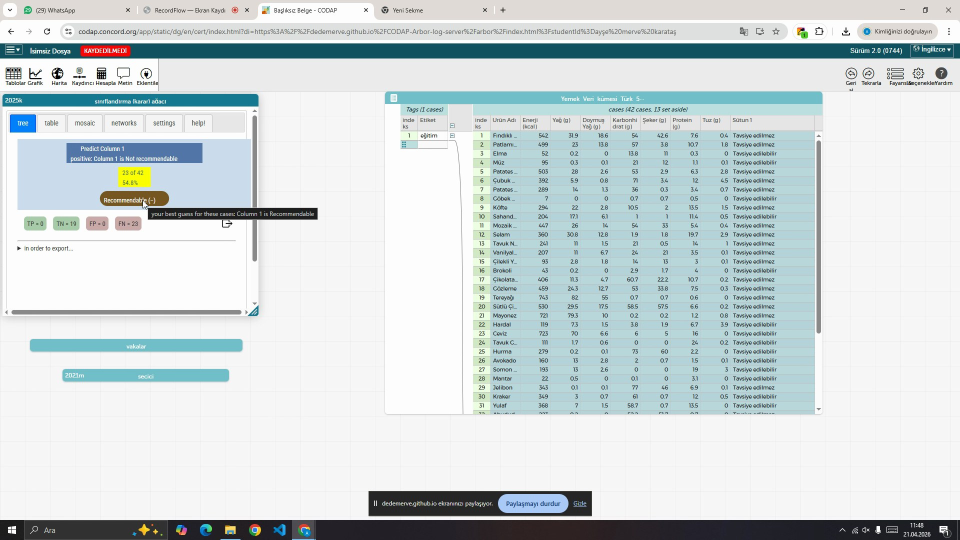
#> input picture calibration/codap_task_templates/amy_codap_frame_0100.jpg, 1920 x 1080 px (shown at 1/2 size)
$ python -i htr_processor.py   (imports and definitions only)
#> lines starting #> are read from the running program, lines starting #| are printed output that depends on the picture; after the words box and inside, x2 and y2 are one past the last pixel; in counts of white or black regions, pixels touching at a corner belong together
"""
htr_processor.py — Phase 2: Handwritten Text Recognition with HTR confidence.

Transcribes cropped answer zones. Numeric/table cells use digit-focused OCR;
handwriting zones use optional TrOCR or contour heuristics.

HTR confidence < HTR_REVIEW_THRESHOLD (0.85) → review_required=True, text=(okunamiyor).
"""

from __future__ import annotations

import logging
import re
from dataclasses import dataclass
from pathlib import Path
from typing import Literal

import cv2
import numpy as np

logger = logging.getLogger(__name__)

HTR_REVIEW_THRESHOLD = 0.85
ILLEGIBLE = "(okunamiyor)"
BLANK = "(bos)"

ZoneKind = Literal["digits", "handwriting", "formula"]


@dataclass
class HtrResult:
    text: str
    confidence: float
    review_required: bool
    method: str

    # [15 lines left out: functions to_dict, _auto_rotate_upright, not called in this run]


def _preprocess_digit_crop(bgr: np.ndarray) -> np.ndarray:
    gray = cv2.cvtColor(bgr, cv2.COLOR_BGR2GRAY) if bgr.ndim == 3 else bgr
    gray = cv2.GaussianBlur(gray, (3, 3), 0)
    _, binary = cv2.threshold(gray, 0, 255, cv2.THRESH_BINARY_INV + cv2.THRESH_OTSU)
    return binary


def _ink_ratio(binary: np.ndarray) -> float:
    return float(np.count_nonzero(binary)) / max(binary.size, 1)


def _digit_templates(size: int = 32) -> dict[str, np.ndarray]:
#> called with size = 32
    templates: dict[str, np.ndarray] = {}
    for d in "0123456789":
        canvas = np.zeros((size, size), dtype=np.uint8)
        cv2.putText(canvas, d, (4, size - 6), cv2.FONT_HERSHEY_SIMPLEX, 0.9, 255, 2, cv2.LINE_AA)
        templates[d] = canvas
#> further down, picture is the input picture: shape (1080, 1920, 3); mean B, G, R 217.4, 216, 206.4
    return templates


_DIGIT_TEMPLATES = _digit_templates()


def _normalize_digit_roi(binary: np.ndarray) -> np.ndarray:
    coords = cv2.findNonZero(binary)
    if coords is None:
        return np.zeros((32, 32), dtype=np.uint8)
    x, y, w, h = cv2.boundingRect(coords)
    roi = binary[y : y + h, x : x + w]
    side = max(w, h, 1)
    pad = np.zeros((side, side), dtype=np.uint8)
    y0 = (side - h) // 2
    x0 = (side - w) // 2
    pad[y0 : y0 + h, x0 : x0 + w] = roi
    return cv2.resize(pad, (32, 32), interpolation=cv2.INTER_AREA)


def _template_match_digit(binary: np.ndarray) -> tuple[str, float]:
    norm = _normalize_digit_roi(binary)
    if float(np.count_nonzero(norm)) / max(norm.size, 1) < 0.02:
        return BLANK, 1.0
    best_d, best_s = ILLEGIBLE, 0.0
    for d, tmpl in _DIGIT_TEMPLATES.items():
        score = float(cv2.matchTemplate(norm, tmpl, cv2.TM_CCOEFF_NORMED).max())
        if score > best_s:
            best_s, best_d = score, d
    if best_s < 0.32:
        return ILLEGIBLE, best_s
    return best_d, min(0.95, best_s + 0.18)


def _template_match_digits_sequence(binary: np.ndarray) -> tuple[str, float]:
    """Match one or more digits in a cell (e.g. 408)."""
    coords = cv2.findNonZero(binary)
    if coords is None:
        return BLANK, 1.0
    x, y, w, h = cv2.boundingRect(coords)
    roi = binary[y : y + h, x : x + w]
    # Single blob — one template pass
    if w < h * 1.8:
        return _template_match_digit(roi)

    # Multiple digits: vertical projection split
    col_sum = roi.sum(axis=0)
    gaps = [i for i in range(1, len(col_sum) - 1) if col_sum[i] < max(2, 0.05 * col_sum.max())]
    if not gaps:
        return _template_match_digit(roi)

    splits = [0] + gaps + [w]
    digits = []
    scores = []
    for a, b in zip(splits, splits[1:]):
        if b - a < 4:
            continue
        piece = roi[:, a:b]
        d, s = _template_match_digit(piece)
        if d in "0123456789":
            digits.append(d)
            scores.append(s)
    if not digits:
        return _template_match_digit(roi)
    text = "".join(digits)
    conf = sum(scores) / len(scores)
    return text, min(0.95, conf + 0.1)


def _best_rotation_numeric(bgr: np.ndarray) -> tuple[np.ndarray, str, float]:
    rotations = [
        ("none", bgr),
        ("90cw", cv2.rotate(bgr, cv2.ROTATE_90_CLOCKWISE)),
        ("180", cv2.rotate(bgr, cv2.ROTATE_180)),
        ("90ccw", cv2.rotate(bgr, cv2.ROTATE_90_COUNTERCLOCKWISE)),
    ]
    best_text, best_conf, best_img = ILLEGIBLE, 0.0, bgr
#> best_text = '(okunamiyor)'; best_conf = 0
    for _, img in rotations:
        binary = _preprocess_digit_crop(img)
        text, conf = _template_match_digits_sequence(binary)
        if conf > best_conf and text not in {ILLEGIBLE, BLANK}:
            best_text, best_conf, best_img = text, conf, img
        elif text == BLANK and best_conf == 0.0:
            best_text, best_conf, best_img = text, conf, img
#> this loop made 4 passes
#> conf on passes 1 to 4: 0.156, 0.182, 0.247, 0.146
#> pass 1, in _preprocess_digit_crop, `gray = cv2.cvtColor(bgr, cv2.COLOR_BGR2GRAY) if bgr.ndim == 3 else bgr`:
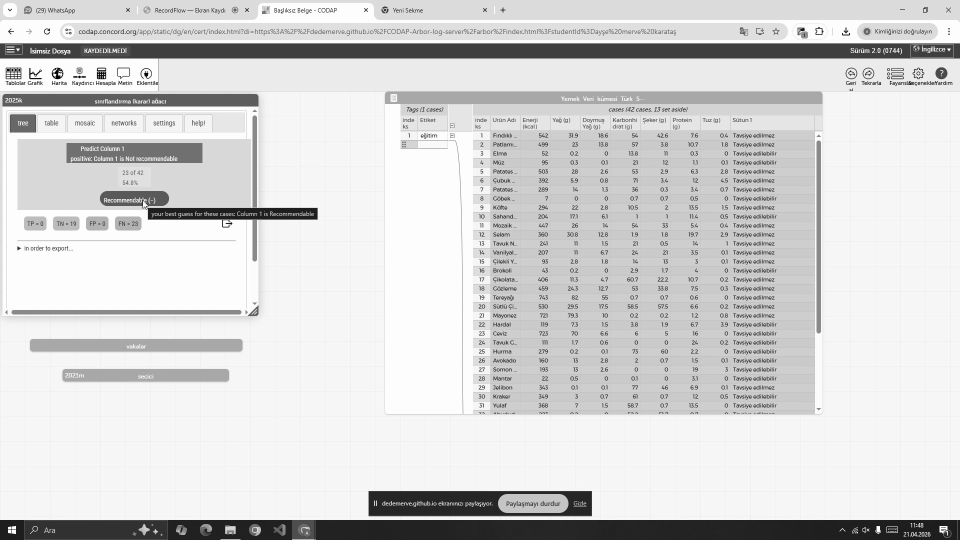
#> gray: shape (1080, 1920) (shown at 1/2 size); min 0, max 255, mean 213.3
#> pass 1, in _preprocess_digit_crop, `_, binary = cv2.threshold(gray, 0, 255, cv2.THRESH_BINARY_INV + cv2.TH..`:
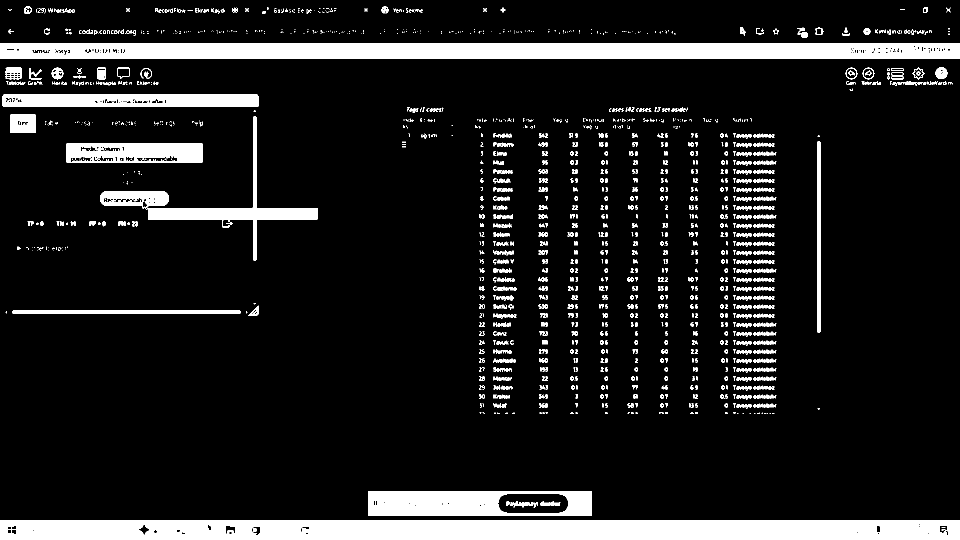
#> binary: shape (1080, 1920) (shown at 1/2 size); 11.3% white; 1388 white regions (701 under 20 px), largest, box (x1, y1, x2, y2) and area: (0, 1040, 1920, 1080) 75255, (0, 87, 1920, 117) 56102, (737, 982, 1184, 1032) 17201
#> pass 1, in _template_match_digits_sequence, `roi = binary[y : y + h, x : x + w]`:
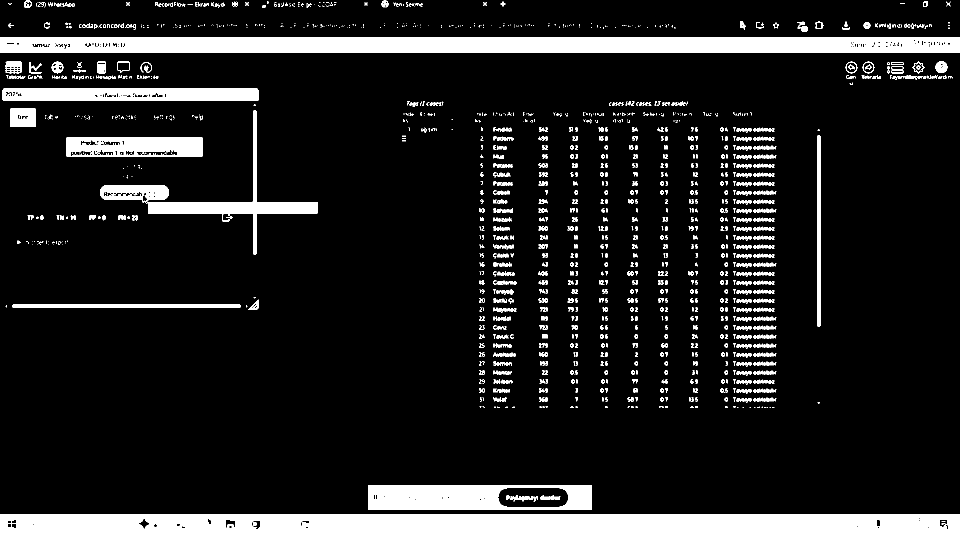
#> roi: shape (1068, 1920) (shown at 1/2 size); 11.4% white; 1388 white regions (701 under 20 px), largest, box (x1, y1, x2, y2) and area: (0, 1028, 1920, 1068) 75255, (0, 75, 1920, 105) 56102, (737, 970, 1184, 1020) 17201
#> after the loop:
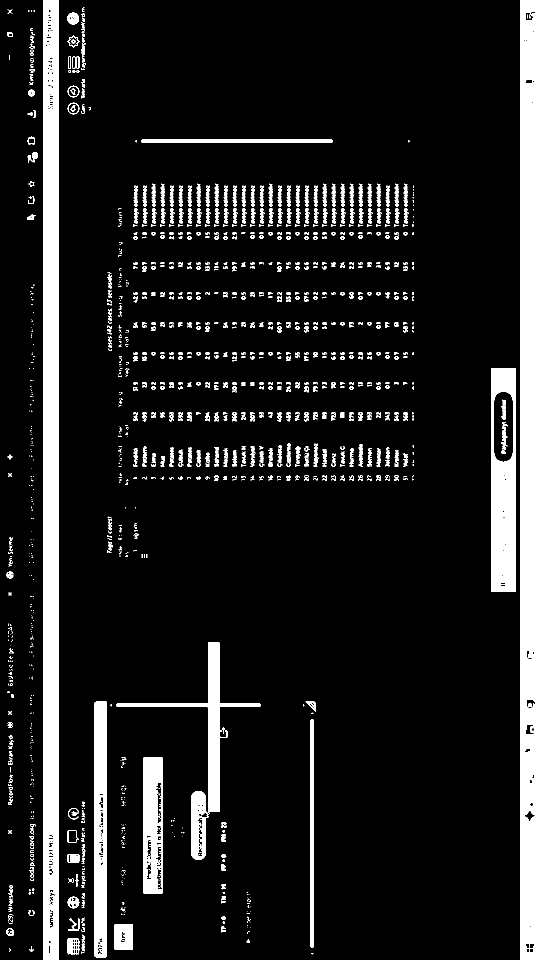
#> binary: shape (1920, 1080) (shown at 1/2 size); 11.3% white; 1388 white regions (701 under 20 px), largest, box (x1, y1, x2, y2) and area: (1040, 0, 1080, 1920) 75255, (87, 0, 117, 1920) 56102, (982, 736, 1032, 1183) 17201
#> after the loop, best_conf = 0
    return best_img, best_text, best_conf


# [42 lines left out: functions _try_pytesseract, _try_trocr, _normalize_numeric, not called in this run]


class HTRProcessor:
    """Phase 2 transcription for layout RoI crops."""

    def __init__(self, review_threshold: float = HTR_REVIEW_THRESHOLD) -> None:
        self.review_threshold = review_threshold

    # [61 lines left out: functions transcribe, transcribe_numeric, transcribe_handwriting, not called in this run]

>>> import cv2
>>> picture = cv2.imread('calibration/codap_task_templates/amy_codap_frame_0100.jpg')
>>> result = _best_rotation_numeric(picture)

$ run again, on calibration/codap_task_templates/amy_codap_frame_0276.jpg
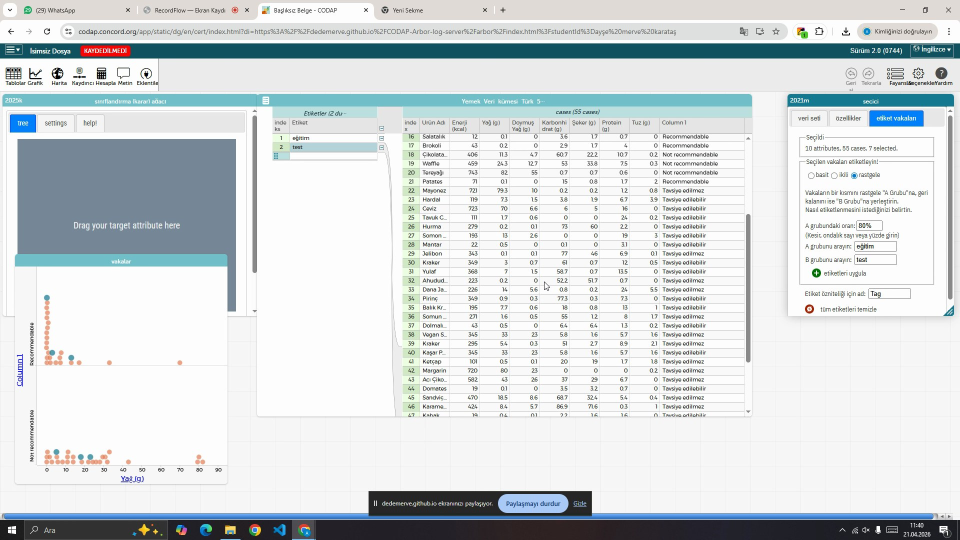
#> input picture calibration/codap_task_templates/amy_codap_frame_0276.jpg, 1920 x 1080 px (shown at 1/2 size)
#> picture is the input picture: shape (1080, 1920, 3); mean B, G, R 219.3, 217.3, 211.4
#> in _best_rotation_numeric, `best_text, best_conf, best_img = ILLEGIBLE, 0.0, bgr`: best_text = '(okunamiyor)'; best_conf = 0
#> the loop in _best_rotation_numeric, `for _, img in rotations:` made 4 passes
#> conf on passes 1 to 4: 0.154, 0.113, 0.167, 0.171
#> pass 1, in _preprocess_digit_crop, `_, binary = cv2.threshold(gray, 0, 255, cv2.THRESH_BINARY_INV + cv2.TH..`:
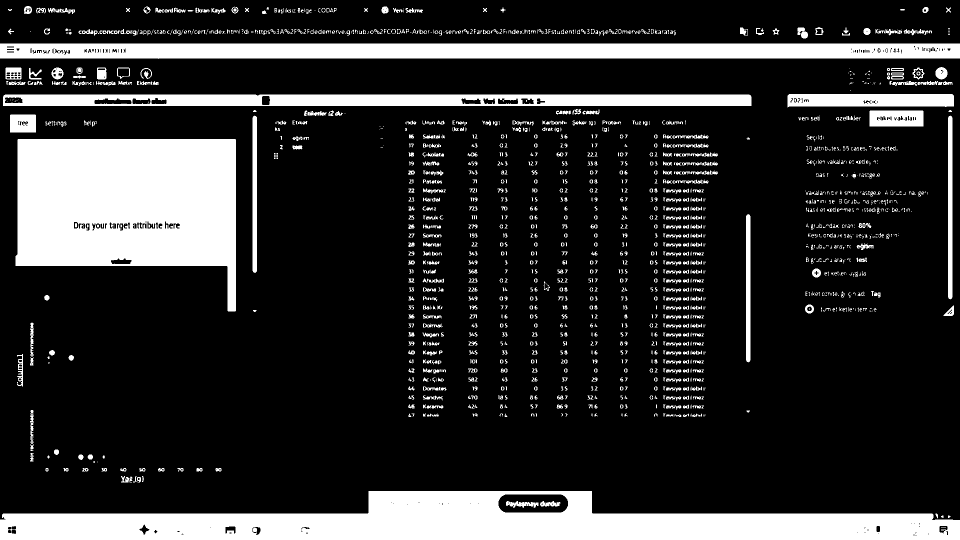
#> binary: shape (1080, 1920) (shown at 1/2 size); 18.9% white; 1644 white regions (727 under 20 px), largest, box (x1, y1, x2, y2) and area: (0, 982, 1920, 1080) 115353, (31, 278, 472, 623) 110952, (0, 87, 1920, 118) 56663
#> after the loop in _best_rotation_numeric, `for _, img in rotations:`:
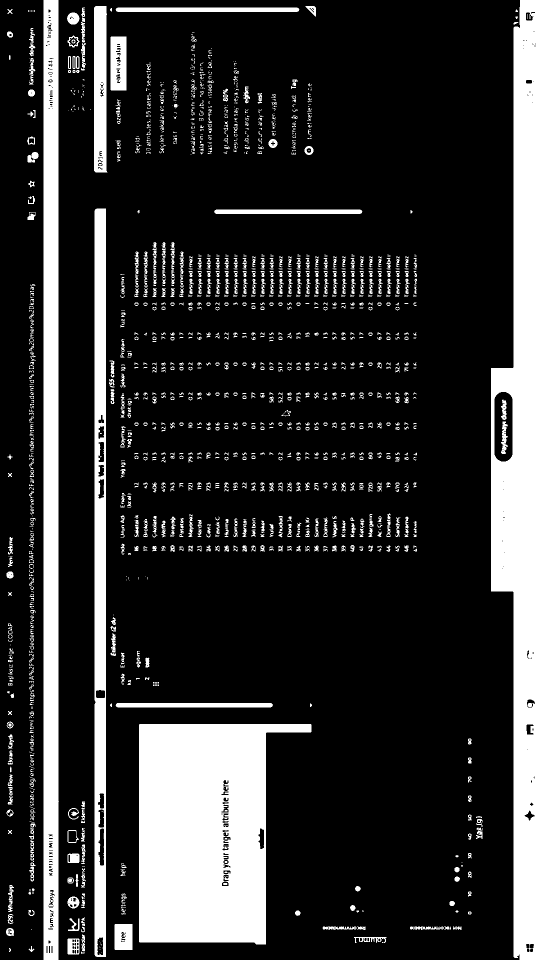
#> binary: shape (1920, 1080) (shown at 1/2 size); 18.9% white; 1644 white regions (727 under 20 px), largest, box (x1, y1, x2, y2) and area: (982, 0, 1080, 1920) 115353, (278, 1448, 623, 1889) 110952, (87, 0, 118, 1920) 56663
